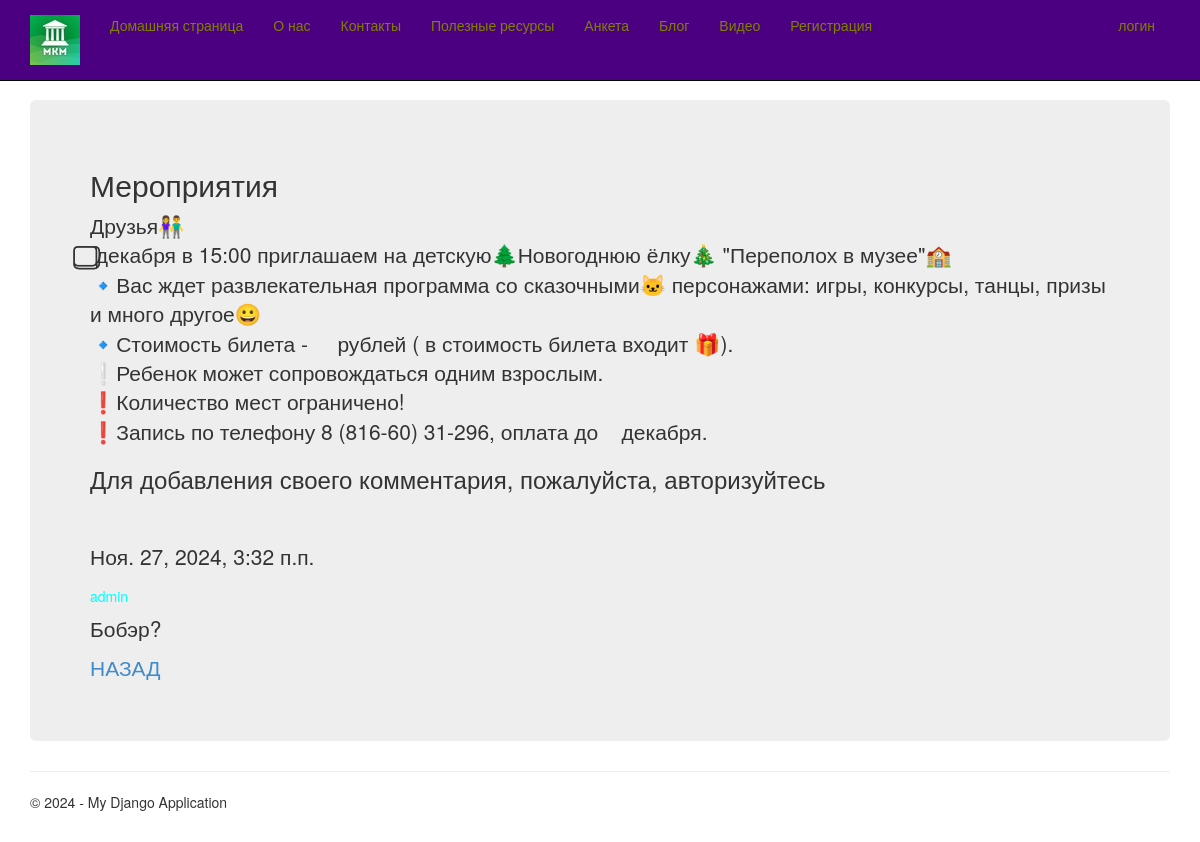
The app's page /blogpost/4/ with its own data.
### app/models.py (models this page shows, shortened)
class Blog(models.Model):
    title = models.CharField(max_length = 100, unique_for_date = "posted", verbose_name = "Заголовок")
    author = models.ForeignKey(User, null=True, blank=True, on_delete = models.SET_NULL, verbose_name = "Автор")
    description = models.TextField(verbose_name = "Краткое содержание")
    content = models.TextField(verbose_name = "Полное содержание")
    posted = models.DateTimeField(default = datetime.now(),db_index = True,verbose_name = "Опубликована")
    image = models.FileField(default = 'temp.jpg', verbose_name = 'Путь к картинке')
    class Meta:
        db_table = "Posts"
        ordering = ["-posted"]
        verbose_name = "Статья блога"
        verbose_name_plural = "Статьи блога"

class Comment(models.Model):
    text = models.TextField(verbose_name= 'Текст комментария')
    date = models.DateTimeField(default = datetime.now(), db_index = True, verbose_name= 'дата комментария')
    author = models.ForeignKey(User, on_delete = models.CASCADE, verbose_name= 'Автор комментария')
    post = models.ForeignKey(Blog, on_delete = models.CASCADE, verbose_name= 'Статья комментария')

### app/views.py (the view)
# urls.py: path('blogpost/<int:parametr>/', views.blogpost, name='blogpost'),
def blogpost(request,parametr):
    assert isinstance(request,HttpRequest)
    post_1 = Blog.objects.get(id=parametr)
    comments = Comment.objects.filter(post=parametr)
    if request.method == "POST": # после отправки данных формы на сервер методом POST
        form = CommentForm(request.POST)
        if form.is_valid():
            comment_f = form.save(commit=False)
            comment_f.author = request.user # добавляем (так как этого поля нет в форме) в модель Комментария (Comment) в поле автор авторизованного пользователя
            comment_f.date = datetime.now() # добавляем в модель Комментария (Comment) текущую дату
            comment_f.post = Blog.objects.get(id=parametr) # добавляем в модель Комментария (Comment) статью, для которой данный комментарий
            comment_f.save() # сохраняем изменения после добавления полей
            return redirect('blogpost', parametr=post_1.id) # переадресация на ту же страницу статьи после отправки комментария
    else:
        form = CommentForm() # создание формы для ввода комментария
    return render(
        request,
        'app/blogpost.html',
        {
            'post_1':post_1,
            'comments': comments, # передача всех комментариев к данной статье в шаблон веб-страницы
            'form': form, # передача формы добавления комментария в шаблон веб-страницы
            'year':datetime.now().year,
            }
        )

### app/templates/app/blogpost.html (shortened to what this page needs)
{% extends "app/layout.html" %}
{% block content %}
<div class="jumbotron">
    <h2>{{post_1.title}}</h2>
    <p>{{post_1.content|linebreaksbr}}</p>
    {% if user.is_authenticated %}
    <h3>Добавить комментарий</h3>
    <form method="POST">
        {% csrf_token %}
        <div>
            {{form.as_p}}
            <button type="submit" class="save btn btn-default"> Отправить комментарий </button>
        </div>
    </form>
    {% else %}
    <h3> Для добавления своего комментария, пожалуйста, авторизуйтесь </h3>
    {% endif %}
    {% for comment in comments %}
    <hr />
    <h7> {{comment.date}} </h7>
    <h5> {{comment.author}} </h5>
    <p> {{comment.text|linebreaksbr}} </p>
    {% endfor %}
    <p><a href="{% url 'blog' %}">НАЗАД</a></p>
</div>
{% endblock %}

### app/static/app/content/site.css (style rules this page uses)
body { padding-top: 100px; padding-bottom: 20px; }
h5 { color: aqua; }

### records on screen
Blog: title "Мероприятия", content "Друзья👫 ⃣⃣ декабря в 15:00 приглашаем на детскую🌲Новогоднюю ёлку🎄 \"Переполох в музее\"🏫 🔹Вас ждет развлекательная программа со сказочными🐱 персонажами: игры, конкурсы, танцы, призы и много другое😀 🔹Стоимость билета - ⃣⃣⃣ рублей ( в стоимость билета входит 🎁). ❕Ребенок может сопровождаться одним взрослым. ❗Количество мест ограничено! ❗Запись по телефону 8 (816-60) 31-296, оплата до ⃣⃣ декабря."
Comment: date "Ноя. 27, 2024, 3:32 п.п.", author "admin", text "Бобэр?"
